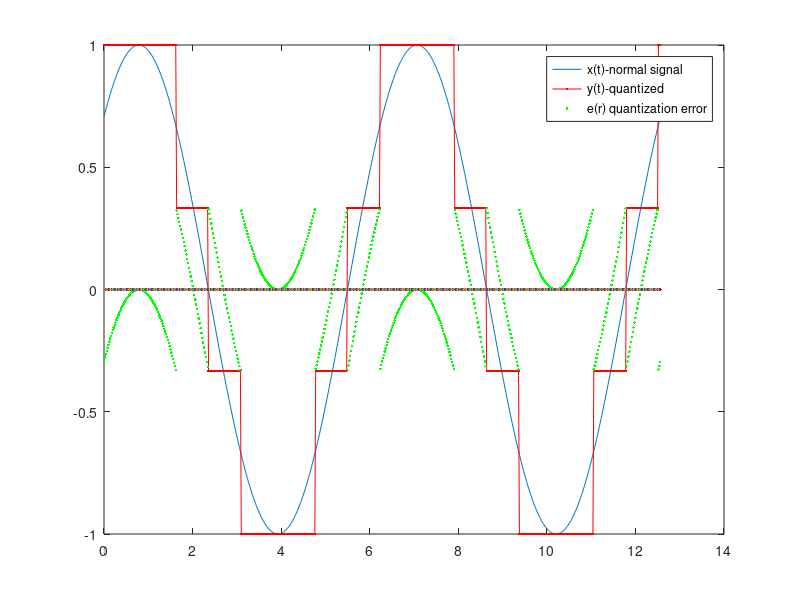

MATLAB code for this plot:
clear all;
close all;
clc;

function [y,e] = my_quantize(x,bits)
Amax=max(x); #max aplitude
width=2^bits-1;
step=2*Amax/width;
y=round((x-min(x))/step);
y=min(x)+y*step;
e=x-y;
endfunction

#t=(-1:0.01:1);
#x=t;
t=(0:0.02:4*pi);
x=sin(t+0.25*pi);

[y,e]= my_quantize(x,2);

x0=0;
plot(t,x,t,y,'r.-',t,e,'g.',t,x0);
legend('x(t)-normal signal','y(t)-quantized','e(r) quantization error');